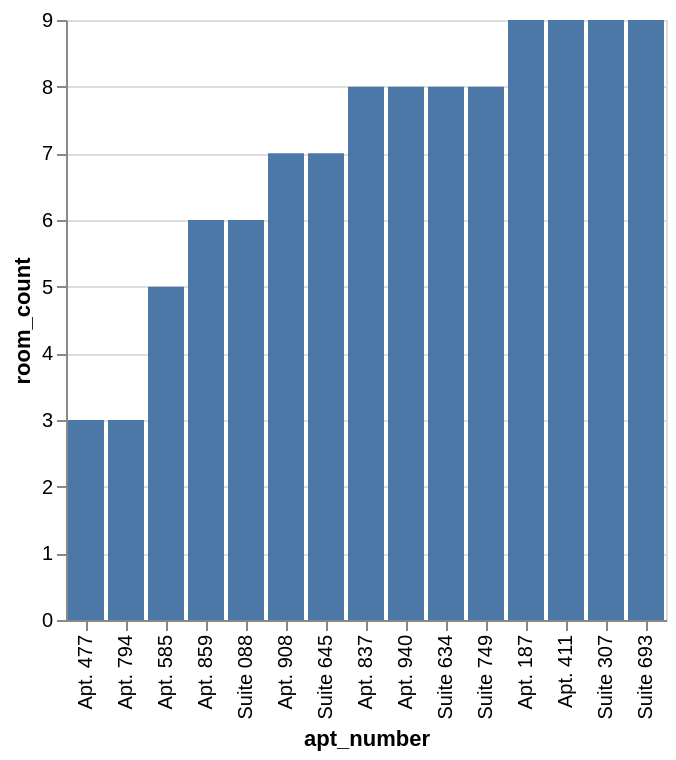

Express this chart as Vega-Lite.
### Vega-Lite specification from a JSON file in a GitHub repository (floating-point values rounded to 4 significant figures)
{"data": {"values": [{"x_data": "Apt. 477", "y_data": 3}, {"x_data": "Apt. 794", "y_data": 3}, {"x_data": "Apt. 585", "y_data": 5}, {"x_data": "Apt. 859", "y_data": 6}, {"x_data": "Suite 088", "y_data": 6}, {"x_data": "Apt. 908", "y_data": 7}, {"x_data": "Suite 645", "y_data": 7}, {"x_data": "Apt. 837", "y_data": 8}, {"x_data": "Apt. 940", "y_data": 8}, {"x_data": "Suite 634", "y_data": 8}, {"x_data": "Suite 749", "y_data": 8}, {"x_data": "Apt. 187", "y_data": 9}, {"x_data": "Apt. 411", "y_data": 9}, {"x_data": "Suite 307", "y_data": 9}, {"x_data": "Suite 693", "y_data": 9}]}, "mark": "bar", "encoding": {"x": {"field": "x_data", "type": "nominal", "title": "apt_number", "sort": {"op": "sum", "field": "y_data", "order": "ascending"}}, "y": {"field": "y_data", "type": "quantitative", "title": "room_count"}}}
